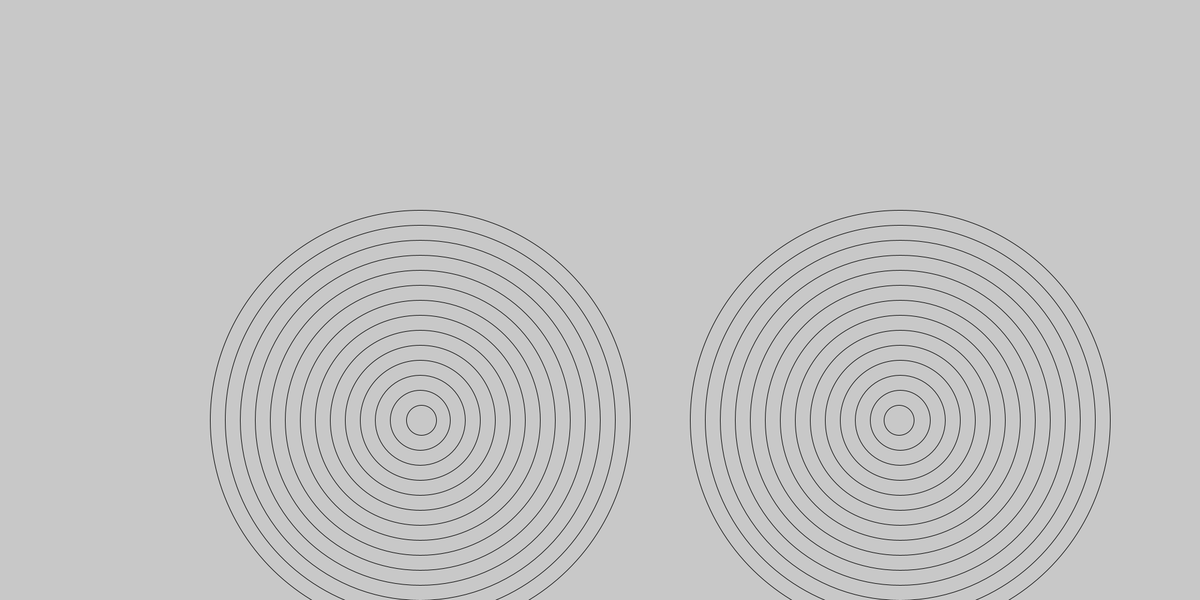
Frame 1 (no input)
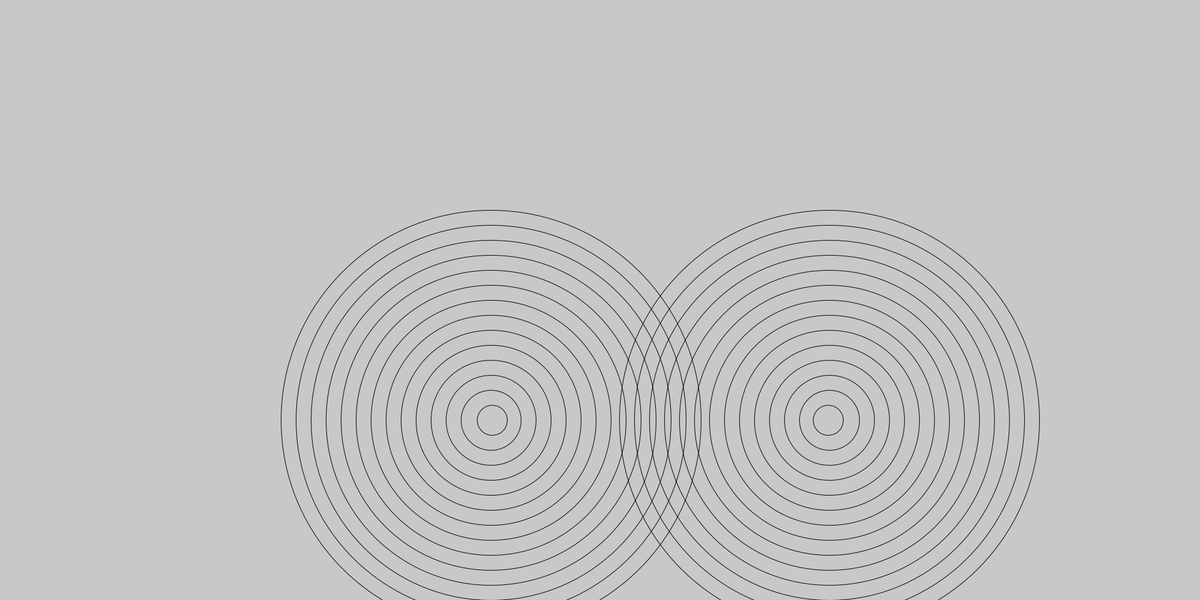
Frame 60 (the mouse pressed at the canvas centre just before this capture)
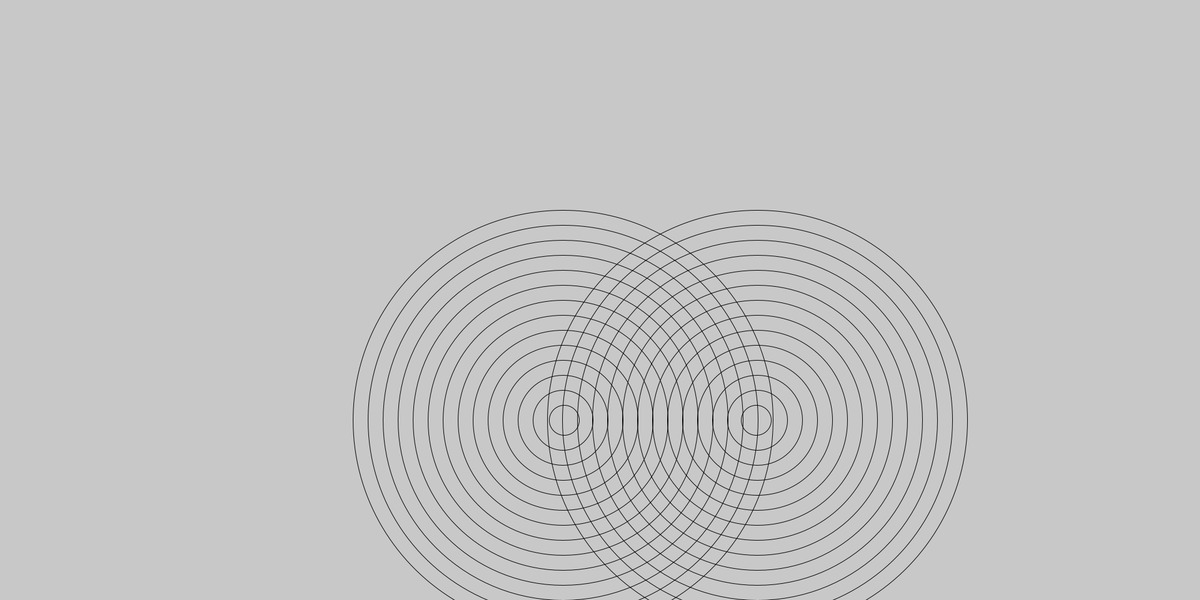
Frame 120 (the mouse held since frame 60 and released just before this capture)

The Processing sketch that drew these frames (run headless with seeded random() and noise(); from frame 60 on, the mouse is pressed at the canvas centre):

// Processing sketch: amazing_rings
// ── amazing_rings.pde

  /*** Go to the recipe to run the demonstration before starting this program ***/

void setup() {
  /* Set the size of your sketch to be a rectangle like in the recipe demonstration */
  size(2000,1000);
  /* Call the noFill() command so all the ellipses will be transparent */
  noFill();
}
int x = 700;
  int x2 =1500;
 int speed =2;
void draw() {
background(200,200,200);
  
  
  
        /* Use a for loop to make the first set of rings that will start in the left half of the window
  (you can use the code from your Bullseye program).*/  
  int i = 700;
while(i>0){
  stroke(#000000);
  ellipse(x,700 , i, i);
  i-=50;
 if (i==50){
   x+=speed;
   if(x>=width-350|| x<=350) {
     speed=-speed;
   }
   
   
 }
 
  }
  int a =700;
  while(a>0){
  stroke(#000000);
  ellipse(x2,700 , a, a);
  a-=50;
 if (a==50){
   x2-=speed;
   if(x2>=width-350|| x2<=350) {
     speed=-speed;
   }
   
   
 }
 
  }
  
  
}

  //  stroke(#000000);
 // ellipse(x2,700 , i, i);
 
        /*Make this set of rings move across the sketch to the right 
        Hint: make two variables, one for x and another for the speed. 
        Then increase x by the amount in speed */
 
        
        /*When the rings reach the right side of the sketch, reverse the direction so they move
        Hint: speed = -speed */

         
        /*When the rings reach the left side of the sketch, reverse the direction again */
        
         
 //CHALLENGE - to finish the Amazing Rings 
 
        /*Add another for loop to draw the second set of rings that will start in the right half of the window */
        
        
        /*Make this set of rings move in the opposite direction to the other rings 
        These rings must also "bounce" off the sides of the window.*/
        
